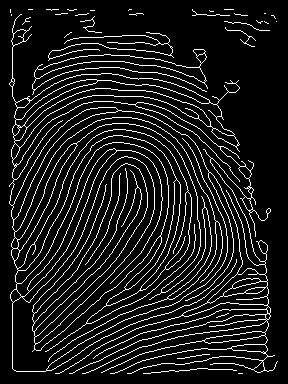
%> input picture Matlab/Images/sift_3.jpg, 288 x 384 px
$ octave testMatch.m   (GNU Octave 9; MATLAB toolbox functions it lacks are replaced by stand-ins)
%> lines starting %> are read from the running program, lines starting %| are printed output that depends on the picture
### Matlab/Shared/grayscaleImage.m
function imgGray = grayscaleImage(img)

if (size(img,3)==3)
    imgGray = rgb2gray(img);
else
    imgGray = img;
end

end

### Matlab/testMatch.m

clc;

img1 = imread('./images/sift_3.jpg');
%> img1 is the input picture: size 384x288x3 uint8; min 0, max 255, mean 28.8
img2 = imread('./images/sift_4.jpg');
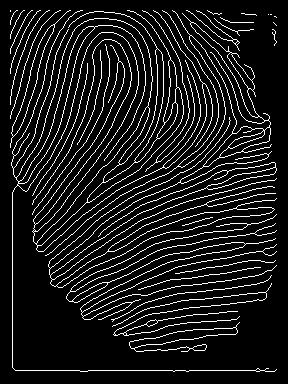
%> input picture Matlab/Images/sift_4.jpg, 288 x 384 px
%> img2 is the input picture: size 384x288x3 uint8; min 0, max 255, mean 28.5

img1 = imread('./images/sift_new_3.jpg');
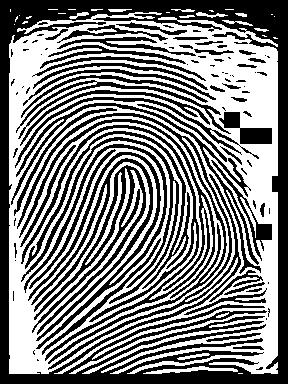
%> input picture Matlab/Images/sift_new_3.jpg, 288 x 384 px
%> img1 is the input picture: size 384x288x3 uint8; min 0, max 255, mean 127.5
img2 = imread('./images/sift_new_4.jpg');
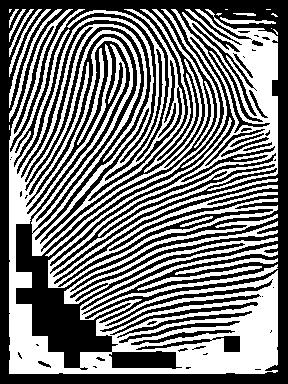
%> input picture Matlab/Images/sift_new_4.jpg, 288 x 384 px
%> img2 is the input picture: size 384x288x3 uint8; min 0, max 255, mean 121.2
%img2 = imread('./images/sift_new_5.jpg');
%img2 = imread('./images/sift_new_2.jpg');

img1 = grayscaleImage(img1);
img2 = grayscaleImage(img2);

%> (the run ends here)
